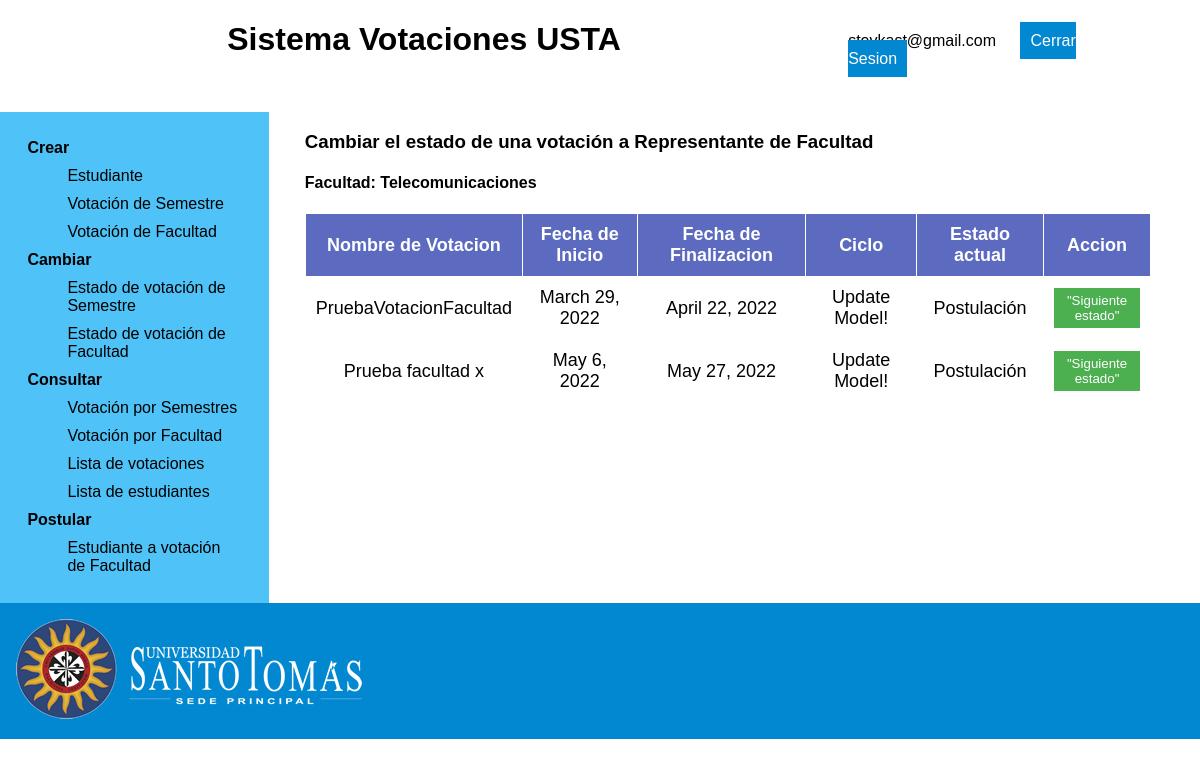
Page /changeFacultyVotingStatus/ (signed in) on the earlier database version.
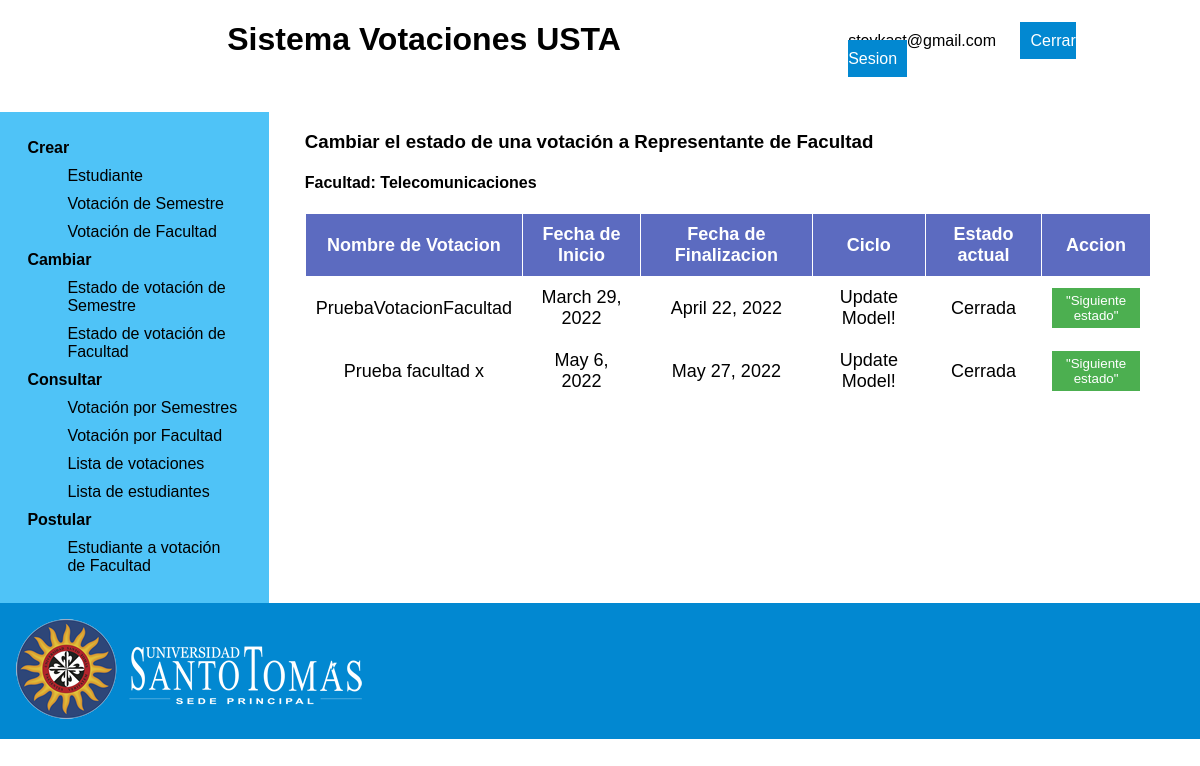
Same page on the later database version.
### app_votaciones/models.py (models this page shows, shortened)
class Votacion(models.Model):
    nombre = models.CharField(max_length=45)
    start_date = models.DateField(
                                auto_now=False,
	                            auto_now_add=False,
    )
    end_date = models.DateField(auto_now=False,
	                            auto_now_add=False,
                                )
    idTipo = models.ForeignKey(TipoVotacion,
                  related_name='votaciones',
                  null=False,
                  on_delete=models.PROTECT)
    idEstado = models.ForeignKey(EstadoVotacion,
                  related_name='votaciones',
                  null=False,
                  on_delete=models.PROTECT)
    idFacultad = models.ForeignKey(Facultad,
                  related_name='votaciones',
                  null=False,
                  on_delete=models.PROTECT)
    class Meta:
        app_label = 'app_votaciones'

### app_votaciones/views.py (the view)
# urls.py: path('changeFacultyVotingStatus/', views.changeFacultyVotingStatus, name='changeFacultyVotingStatus'),
@login_required
def changeFacultyVotingStatus(request):
    query = Votacion.objects.all()
    lista = list(query.values())
    fac = Facultad.objects.get(id=Decano.objects.get(id=request.user.id).idFacultad_id)
    contexto = {"votaciones":lista, "facultad":fac, "facultad_id":fac.id }
    return render(request, 'changeFacultyVotingStatus.html',contexto)

### app_votaciones/templates/changeFacultyVotingStatus.html (shortened to what this page needs)
{% extends "dean.html" %}
{% load static %}
{% block main %}
<h3>Cambiar el estado de una votación a Representante de Facultad</h3>
{% if facultad %}
  <h4> Facultad: {{ facultad.nombre }} </h4>
{% endif %}
<table>
  <thead>
    <tr>
      <th>Nombre de Votacion</th>
      <th>Fecha de Inicio</th>
      <th>Fecha de Finalizacion</th>
      <th>Ciclo</th>
      <th>Estado actual</th>
      <th>Accion</th>
    </tr>
  </thead>
  <tbody>
    {% if votaciones %}
    {% for votacion in votaciones %}
    {% if votacion.idTipo_id == 2 and facultad_id == votacion.idFacultad_id %}
    <tr>
      <td>{{votacion.nombre}}</td>
      <td>{{votacion.start_date}}</td>
      <td>{{votacion.end_date}}</td>
      <td>Update Model!</td>
      {% if votacion.idEstado_id == 1 %}
      <td> Postulación </td>
      {% elif votacion.idEstado_id == 2 %}
      <td> Votacion </td>
      {% else %}
      <td> Cerrada </td>
      {% endif %}
      <form action="{% url 'app:nextStatus' %}" method="post">
        <td><button type="submit" name='id' value={{votacion.id}}>"Siguiente estado"</button></td>
      </form>
    </tr>
    {% endif %}
    {% endfor %}
    {% endif %}
  </tbody>
</table>
{% endblock %}

Differences in the rows shown:
changed Votacion "PruebaVotacionFacultad": idEstado_id "Postulación" → "Cerrada"
changed Votacion "Prueba facultad x": idEstado_id "Postulación" → "Cerrada"
